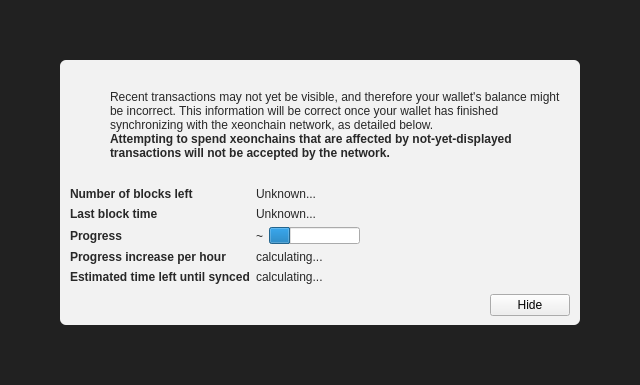
<?xml version="1.0" encoding="UTF-8"?>
<ui version="4.0">
 <class>ModalOverlay</class>
 <widget class="ModalOverlay" name="ModalOverlay">
  <property name="geometry">
   <rect>
    <x>0</x>
    <y>0</y>
    <width>640</width>
    <height>385</height>
   </rect>
  </property>
  <property name="windowTitle">
   <string>Form</string>
  </property>
  <layout class="QVBoxLayout" name="verticalLayout" stretch="0">
   <property name="sizeConstraint">
    <enum>QLayout::SetDefaultConstraint</enum>
   </property>
   <property name="leftMargin">
    <number>0</number>
   </property>
   <property name="topMargin">
    <number>0</number>
   </property>
   <property name="rightMargin">
    <number>0</number>
   </property>
   <property name="bottomMargin">
    <number>0</number>
   </property>
   <item>
    <widget class="QWidget" name="bgWidget" native="true">
     <property name="styleSheet">
      <string notr="true">#bgWidget { background: rgba(0,0,0,220); }</string>
     </property>
     <layout class="QVBoxLayout" name="verticalLayoutMain" stretch="1">
      <property name="leftMargin">
       <number>60</number>
      </property>
      <property name="topMargin">
       <number>60</number>
      </property>
      <property name="rightMargin">
       <number>60</number>
      </property>
      <property name="bottomMargin">
       <number>60</number>
      </property>
      <item>
       <widget class="QWidget" name="contentWidget" native="true">
        <property name="styleSheet">
         <string notr="true">#contentWidget { background: rgba(255,255,255,240); border-radius: 6px; }

QLabel { color: rgb(40,40,40);  }</string>
        </property>
        <layout class="QVBoxLayout" name="verticalLayoutSub" stretch="1,0,0,0">
         <property name="spacing">
          <number>0</number>
         </property>
         <property name="leftMargin">
          <number>10</number>
         </property>
         <property name="topMargin">
          <number>10</number>
         </property>
         <property name="rightMargin">
          <number>10</number>
         </property>
         <property name="bottomMargin">
          <number>10</number>
         </property>
         <item>
          <layout class="QHBoxLayout" name="horizontalLayoutIconText" stretch="0,1">
           <property name="topMargin">
            <number>20</number>
           </property>
           <item>
            <layout class="QVBoxLayout" name="verticalLayoutIcon">
             <property name="leftMargin">
              <number>0</number>
             </property>
             <item>
              <widget class="QPushButton" name="warningIcon">
               <property name="enabled">
                <bool>false</bool>
               </property>
               <property name="text">
                <string/>
               </property>
               <property name="icon">
                <iconset>
                 <normaloff>:/icons/warning</normaloff>
                 <disabledoff>:/icons/warning</disabledoff>:/icons/warning</iconset>
               </property>
               <property name="iconSize">
                <size>
                 <width>48</width>
                 <height>48</height>
                </size>
               </property>
               <property name="flat">
                <bool>true</bool>
               </property>
              </widget>
             </item>
             <item>
              <spacer name="verticalSpacerWarningIcon">
               <property name="orientation">
                <enum>Qt::Vertical</enum>
               </property>
               <property name="sizeHint" stdset="0">
                <size>
                 <width>20</width>
                 <height>40</height>
                </size>
               </property>
              </spacer>
             </item>
            </layout>
           </item>
           <item>
            <layout class="QVBoxLayout" name="verticalLayoutInfoText">
             <property name="leftMargin">
              <number>0</number>
             </property>
             <property name="topMargin">
              <number>0</number>
             </property>
             <item>
              <widget class="QLabel" name="infoText">
               <property name="text">
                <string>Recent transactions may not yet be visible, and therefore your wallet's balance might be incorrect. This information will be correct once your wallet has finished synchronizing with the xeonchain network, as detailed below.</string>
               </property>
               <property name="textFormat">
                <enum>Qt::RichText</enum>
               </property>
               <property name="wordWrap">
                <bool>true</bool>
               </property>
              </widget>
             </item>
             <item>
              <widget class="QLabel" name="infoTextStrong">
               <property name="font">
                <font>
                 <weight>75</weight>
                 <bold>true</bold>
                </font>
               </property>
               <property name="text">
                <string>Attempting to spend xeonchains that are affected by not-yet-displayed transactions will not be accepted by the network.</string>
               </property>
               <property name="textFormat">
                <enum>Qt::RichText</enum>
               </property>
               <property name="wordWrap">
                <bool>true</bool>
               </property>
              </widget>
             </item>
             <item>
              <spacer name="verticalSpacerInTextSpace">
               <property name="orientation">
                <enum>Qt::Vertical</enum>
               </property>
               <property name="sizeHint" stdset="0">
                <size>
                 <width>20</width>
                 <height>40</height>
                </size>
               </property>
              </spacer>
             </item>
            </layout>
           </item>
          </layout>
         </item>
         <item>
          <spacer name="verticalSpacerAfterText">
           <property name="orientation">
            <enum>Qt::Vertical</enum>
           </property>
           <property name="sizeHint" stdset="0">
            <size>
             <width>20</width>
             <height>40</height>
            </size>
           </property>
          </spacer>
         </item>
         <item>
          <layout class="QFormLayout" name="formLayout">
           <property name="fieldGrowthPolicy">
            <enum>QFormLayout::FieldsStayAtSizeHint</enum>
           </property>
           <property name="horizontalSpacing">
            <number>6</number>
           </property>
           <property name="verticalSpacing">
            <number>6</number>
           </property>
           <property name="topMargin">
            <number>10</number>
           </property>
           <item row="0" column="0">
            <widget class="QLabel" name="labelNumberOfBlocksLeft">
             <property name="font">
              <font>
               <weight>75</weight>
               <bold>true</bold>
              </font>
             </property>
             <property name="text">
              <string>Number of blocks left</string>
             </property>
            </widget>
           </item>
           <item row="0" column="1">
            <widget class="QLabel" name="numberOfBlocksLeft">
             <property name="text">
              <string>Unknown...</string>
             </property>
            </widget>
           </item>
           <item row="1" column="0">
            <widget class="QLabel" name="labelLastBlockTime">
             <property name="font">
              <font>
               <weight>75</weight>
               <bold>true</bold>
              </font>
             </property>
             <property name="text">
              <string>Last block time</string>
             </property>
            </widget>
           </item>
           <item row="1" column="1">
            <widget class="QLabel" name="newestBlockDate">
             <property name="sizePolicy">
              <sizepolicy hsizetype="Maximum" vsizetype="Preferred">
               <horstretch>0</horstretch>
               <verstretch>0</verstretch>
              </sizepolicy>
             </property>
             <property name="text">
              <string>Unknown...</string>
             </property>
            </widget>
           </item>
           <item row="2" column="0">
            <widget class="QLabel" name="labelSyncDone">
             <property name="font">
              <font>
               <weight>75</weight>
               <bold>true</bold>
              </font>
             </property>
             <property name="text">
              <string>Progress</string>
             </property>
            </widget>
           </item>
           <item row="2" column="1">
            <layout class="QHBoxLayout" name="horizontalLayoutSync" stretch="0,1">
             <item>
              <widget class="QLabel" name="percentageProgress">
               <property name="text">
                <string notr="true">~</string>
               </property>
              </widget>
             </item>
             <item>
              <widget class="QProgressBar" name="progressBar">
               <property name="value">
                <number>24</number>
               </property>
               <property name="format">
                <string/>
               </property>
              </widget>
             </item>
            </layout>
           </item>
           <item row="4" column="0">
            <widget class="QLabel" name="labelProgressIncrease">
             <property name="font">
              <font>
               <weight>75</weight>
               <bold>true</bold>
              </font>
             </property>
             <property name="text">
              <string>Progress increase per hour</string>
             </property>
            </widget>
           </item>
           <item row="4" column="1">
            <widget class="QLabel" name="progressIncreasePerH">
             <property name="text">
              <string>calculating...</string>
             </property>
            </widget>
           </item>
           <item row="5" column="0">
            <widget class="QLabel" name="labelEstimatedTimeLeft">
             <property name="font">
              <font>
               <weight>75</weight>
               <bold>true</bold>
              </font>
             </property>
             <property name="text">
              <string>Estimated time left until synced</string>
             </property>
            </widget>
           </item>
           <item row="5" column="1">
            <widget class="QLabel" name="expectedTimeLeft">
             <property name="text">
              <string>calculating...</string>
             </property>
            </widget>
           </item>
          </layout>
         </item>
         <item>
          <layout class="QHBoxLayout" name="horizontalLayoutButtons">
           <property name="leftMargin">
            <number>10</number>
           </property>
           <property name="topMargin">
            <number>10</number>
           </property>
           <item>
            <spacer name="horizontalSpacer">
             <property name="orientation">
              <enum>Qt::Horizontal</enum>
             </property>
             <property name="sizeHint" stdset="0">
              <size>
               <width>40</width>
               <height>20</height>
              </size>
             </property>
            </spacer>
           </item>
           <item>
            <widget class="QPushButton" name="closeButton">
             <property name="text">
              <string>Hide</string>
             </property>
            </widget>
           </item>
          </layout>
         </item>
        </layout>
       </widget>
      </item>
     </layout>
    </widget>
   </item>
  </layout>
 </widget>
 <customwidgets>
  <customwidget>
   <class>ModalOverlay</class>
   <extends>QWidget</extends>
   <header>modaloverlay.h</header>
   <container>1</container>
  </customwidget>
 </customwidgets>
 <resources/>
 <connections/>
</ui>
